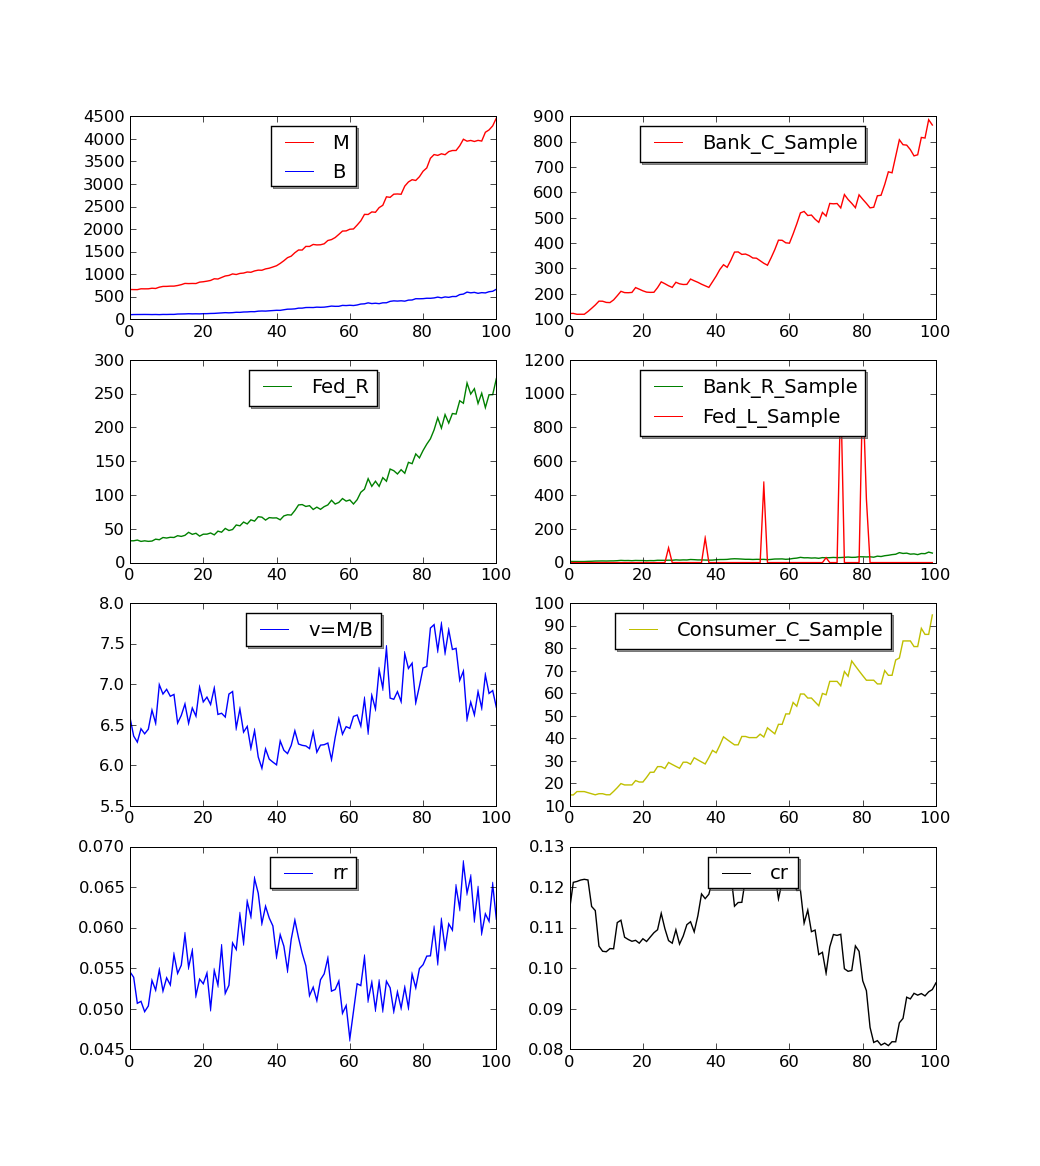

Generate this figure with Python:
#===============================================================================
# Part A for Assignment 1, Financial Technology
# Yi Wang    
#    [email redacted] 
# Yuan Wang
#    [email redacted]
#
#===============================================================================

from time import localtime, strftime
import sys
import random
import numpy as np
import matplotlib.pyplot as plt
import pylab

# note.txt records bank failure info etc.
#sys.stdout = open('note.txt','w')
print '# simulation start at', strftime("%a, %d %b %Y %H:%M:%S +0000", localtime())

random.seed(100)
Nb=5 # number of banks
Nc=5 # number of comsumers

#===============================================================================
# Initial value of concerned variables, for Chart Later
#===============================================================================

Fed_R = [0]# total money from bank reserves
#M=[550.]
M=[]
B=[100.]
#rr=[0.1]
#cr=0.1

rr= []
cr= []
#give cr and rr a random init
cr_init = random.uniform(0.1,0.2)
rr_init = random.uniform(0.05,0.06)
rr.append(rr_init)
cr.append(cr_init)

M_init = (cr[0]+1) * B[0] /(cr[0]+rr[0])
M.append(M_init)

#get D which is Total_B_C + R
D_init = M[0]/(cr[0]+1)

Total_Consumer_C_init = M[0]-D_init

#===============================================================================
# Consumer init
#===============================================================================
Consumer_D = [[0,0,0,0,0],[0,0,0,0,0],[0,0,0,0,0],[0,0,0,0,0],[0,0,0,0,0]]
Consumer_L = [[0,0,0,0,0],[0,0,0,0,0],[0,0,0,0,0],[0,0,0,0,0],[0,0,0,0,0]]
#Consumer_C = [10,10,10,10,10]
Consumer_C =[0,0,0,0,0]

for i in range(Nc):
    Consumer_C[i] = Total_Consumer_C_init / 5

GDP_max = 0.1
GDP_min = -0.03

# Bank init
#===============================================================================
#Bank_C = [100,100,100,100,100]
Bank_C = [0,0,0,0,0]
for i in range(Nb):
    Bank_C[i]= D_init / 5

Bank_L = [[0,0,0,0,0],[0,0,0,0,0],[0,0,0,0,0],[0,0,0,0,0],[0,0,0,0,0]]
Bank_R = [0,0,0,0,0]
for i in range(Nb):
    Bank_R[i] = Bank_C[i]*rr[0]
    Bank_C[i] = Bank_C[i] - Bank_R[i]
    
Fed_R[0] = sum(Bank_R)
Fed_L =[0,0,0,0,0]

#===============================================================================
# Sample init
#===============================================================================
Bank_C_Sample = []
Bank_R_Sample = []
Consumer_C_Sample = []
Fed_L_Sample = []

#===============================================================================
# Simulation Start
# Number of simulation cycles
#===============================================================================
Ntime = 100 
for step in range(Ntime):
    Bank_C_prev = Bank_C[:]
    Consumer_C_prev = Consumer_C[:]
    # Make more activities among banks and consumer
    # inner cycle
    for j in range(int(5*random.random())):
        #===============================================================================
        # Consumer & Bank # Nc
        #===============================================================================
        for i in range(Nc):
            deposit_state = random.randrange(0,2)
            loan_state = random.randrange(0,2)
            if (Consumer_C[i]>0) and (deposit_state == 1):
                Consumer_D[i][i] =  random.random() * Consumer_C[i]
                Consumer_C[i] = Consumer_C[i] - Consumer_D[i][i]
            if (Consumer_C[i]>0) and (loan_state == 1):
                # if change 0.25 to 0.5, some banks maybe fail
                #0.25 no fail condition
                Consumer_L[i][i] =  0.1*random.random() * Bank_C[i]
                Consumer_C[i] = Consumer_C[i] + Consumer_L[i][i]
    #        print step,i,str(Consumer_C[i]),str(Consumer_L[i][i]),str(Consumer_D[i][i]),'BEFORE'
    #        if Consumer_C[i]<0:
    #            pass
    #            print step,i,str(Consumer_C[i]),str(Consumer_L[i][i]),str(Consumer_D[i][i])
            
        #===============================================================================
        # Bank & Bank
        # b loan from b+1
        #===============================================================================
        for b in range(Nb):
            bank_loan_state = random.randrange(0,2)
            if (b != 4) and (Bank_C[b+1]>0) and (bank_loan_state == 1):
                Bank_L[b][b+1] = random.random() * Bank_C[b+1]
    #            print step,b,'bank loan',Bank_L[b][b+1]
            elif(Bank_C[0]>0) and (bank_loan_state == 1) and (b == 4):
                Bank_L[4][0] = random.random() * Bank_C[0]
            
        #    if (b==0) and (Bank_C[1]>0) and (bank_loan_state == 1):
        #        Bank_L[0][1] = 0.1 * Bank_C[1] + Bank_L[0][1]
        
        #===============================================================================
        # Bank_C update
        #===============================================================================
        for b in range(Nb):
            if(b==0):
                Bank_C[0] = Bank_C[0] + Bank_L[0][1]+ Consumer_D[0][0] - Consumer_L[0][0]-Bank_L[4][0]
            elif(b==4):
                Bank_C[4] = Bank_C[4] + Bank_L[4][0]+ Consumer_D[4][4] - Consumer_L[4][4]-Bank_L[3][4]
            else :
                Bank_C[b] = Bank_C[b] + Bank_L[b][b+1]+ Consumer_D[b][b] - Consumer_L[b][b]-Bank_L[b-1][b]
                
            
    #===============================================================================
    # Fed loan to Bank to bail out
    #===============================================================================
    # calculate Fed_L to Bank
    # if Bank_C<20; Fed loan 10 to Bank
    
    Fed_L =[0,0,0,0,0]
    for b in range(Nb):
        if(0 < Bank_C[b]<=20):
            Fed_L[b]=Fed_L[b]+9
            Bank_C[b] = Bank_C[b]+ 9
        while(Bank_C[b]<0):
            """ bank failure """
            # always bail out
            print step,'\tBank',b,'fail',round(Bank_C[b],2),
            # Fed bail out bank        
            Bank_C[b] = Bank_C[b]+ 29
            Fed_L[b] = Fed_L[b]+ 29
            print '\tafter bail out', round(Bank_C[b],2)

#        # fail condition: if Bank_C<0 or Bank_C < Consumer_D + Bank_Loan (from other bank)
#        if (Bank_C[b]<0) or (b!=4 and Bank_C[b]<Consumer_D[b][b]+Bank_L[b][b+1]):
#        # In part B and C, we can judge whether Bank_C[b] is failed or not every 10 times   
#            """ bank failure """
#            print step,'\tBank',b,'fail',round(Bank_C[b],2),
#            # Fed bail out bank            
#            Bank_C[b] = Bank_C[b]+ 30
#            Fed_L[b] = Fed_L[b]+ 30
#            print '\tbail out', round(Bank_C[b],2)
#        if Bank_C[4]<0 or (Bank_C[4]<Consumer_D[4][4]+Bank_L[4][0]):
#            print step,'\tBank',4,'fail',round(Bank_C[4],2),
#            # Fed bail out bank            
#            Bank_C[4] = Bank_C[4]+ 30
#            Fed_L[4] = Fed_L[4]+ 30
#            print '\tbail out', round(Bank_C[4],2)

    #===============================================================================
    # Adjust net assets of comsumers and banks
    # according to GDP
    #===============================================================================
    for i in range(Nb):
        diff = (Bank_C[i]-Bank_C_prev[i])/Bank_C_prev[i]
        if diff > GDP_max:
            Bank_C[i] = Bank_C_prev[i]*(1+GDP_max)
        if diff < GDP_min:
            Bank_C[i] = Bank_C_prev[i]*(1+GDP_min)
            
    for i in range(Nc):
        diff = (Consumer_C[i]-Consumer_C_prev[i])/Consumer_C_prev[i]
        if diff > GDP_max:
            Consumer_C[i] = Consumer_C_prev[i]*(1+GDP_max)
        if diff < GDP_min:
            Consumer_C[i] = Consumer_C_prev[i]*(1+GDP_min)

    #===============================================================================
    # find new M B
    #===============================================================================
    Total_Bank_Currency = sum(Bank_C)
    Total_Consumer_Currency = sum(Consumer_C)
#    sum all banks reserves
    Fed_R.append(sum(Bank_R))
    # M= Total_Consumer_C + Total_Bank_C + Fed_R
    M.append(Total_Bank_Currency + Total_Consumer_Currency)
    B.append(Total_Consumer_Currency+Fed_R[-1])
    cr.append(Total_Consumer_Currency/Total_Bank_Currency)
    #===============================================================================
    # Fed adjust rr based on new M/B
    #===============================================================================
    
# var step is old step

    if M[step]/B[step]< M[-1]/B[-1]:
        #everytime increase will between 0 and i_max
#        i_max=(1-rr[step])/10
        increase = random.uniform(0,0.1)
        rr.append(rr[step]*(1+increase))
    elif M[step]/B[step] > M[-1]/B[-1]:
        #everytime decrease will between 0 and c
#        d_min=rr[step]/2
        decrease = random.uniform(0,0.1)
        rr.append(rr[step]*(1-decrease))
        
    else:
        rr.append(rr[step])
     #   rr[-1] = rr[step]
    
    #===============================================================================
    # Feb regulate banks through reserve
    # change Bank_R
    #===============================================================================
    for b in range(Nb):
#        brr = Bank_R[b]/(Bank_R[b]+Bank_C[b])
        tempR = rr[step+1]*(Bank_R[b]+Bank_C[b])
        Bank_C[b] = Bank_C[b] + Bank_R[b] - tempR
        Bank_R[b] = tempR
            
    #===============================================================================
    # Bank and Comsumer Assert Change GDP
    #===============================================================================
    
    
    #===============================================================================
    # Bank & Consumer Sample  
    #===============================================================================
    Bank_C_Sample.append(Bank_C[0])
    Bank_R_Sample.append(Bank_R[0])
    Consumer_C_Sample.append(Consumer_C[0])
    Fed_L_Sample.append(Fed_L[0])
        
#===============================================================================
# Simulation End
# end of one cycle        
#===============================================================================

# MB = M/B
MB = [x/y for x,y in zip(M, B)]

#===============================================================================
# Output table to file out.txt
#===============================================================================
sys.stdout = open('p2_table.txt','w')
WIDTH = 14

# Header
print 'step'.ljust(4),\
'M'.rjust(WIDTH),\
'B'.rjust(WIDTH),\
'Fed_R'.rjust(WIDTH),\
'M/B'.rjust(WIDTH),\
'rr'.rjust(WIDTH)

for i in range(Ntime):
    print str(i+1).ljust(4),\
    str(round(M[i],2)).rjust(WIDTH),\
    str(round(B[i],2)).rjust(WIDTH),\
    str(round(Fed_R[i],2)).rjust(WIDTH),\
    str(round(MB[i],2)).rjust(WIDTH),\
    (str(round(rr[i]*100,2))+'%').rjust(WIDTH)

#===============================================================================
# Chart
#===============================================================================

fig = plt.figure(2)
ax = fig.add_subplot(421)
ax.plot(M, 'r-',B,'b-')
ax.legend(('M', 'B'), shadow = True,loc='upper center')

ax = fig.add_subplot(423)
ax.plot(Fed_R,'g-')
ax.legend(('Fed_R',), shadow = True,loc='upper center')

ax = fig.add_subplot(425)
ax.plot(MB, '-')
ax.legend(('v=M/B',), shadow = True,loc='upper center')

ax = fig.add_subplot(427)
ax.plot(rr, '-')
ax.legend((r'rr',), shadow = True,loc='upper center')

#--Sample on the right--------------------------------------------------------------------------- 
ax = fig.add_subplot(422)
ax.plot(Bank_C_Sample, 'r-')
ax.legend(('Bank_C_Sample',), shadow = True,loc='upper center')

ax = fig.add_subplot(424)
ax.plot(Bank_R_Sample,'g-',Fed_L_Sample,'r-')
ax.legend(('Bank_R_Sample','Fed_L_Sample'), shadow = True,loc='upper center')

ax = fig.add_subplot(426)
ax.plot(Consumer_C_Sample,'y-')
ax.legend(('Consumer_C_Sample',), shadow = True,loc='upper center')

ax = fig.add_subplot(428)
ax.plot(cr, 'k-')
ax.legend(('cr',), shadow = True,loc='upper center')

plt.show();
#plt.savefig('p2.png');

